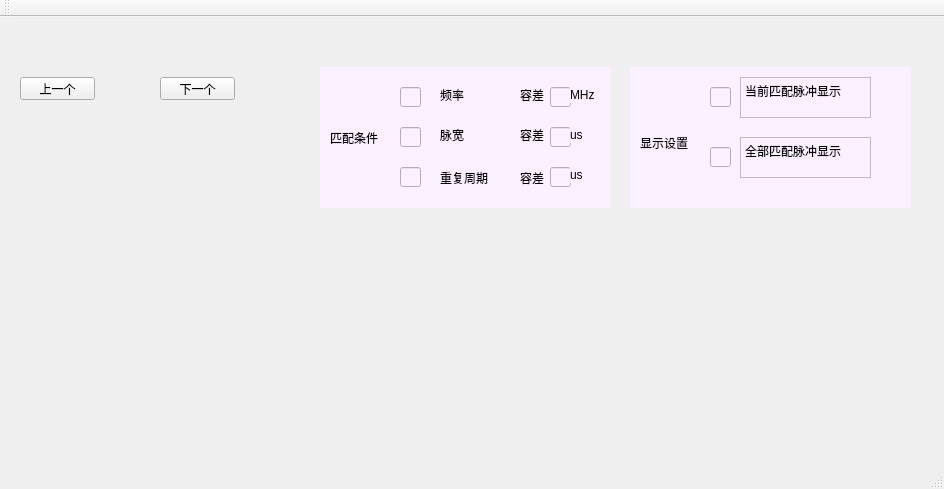
<?xml version="1.0" encoding="UTF-8"?>
<ui version="4.0">
 <class>matchsearch</class>
 <widget class="QMainWindow" name="matchsearch">
  <property name="geometry">
   <rect>
    <x>0</x>
    <y>0</y>
    <width>944</width>
    <height>489</height>
   </rect>
  </property>
  <property name="windowTitle">
   <string>匹配搜索</string>
  </property>
  <widget class="QWidget" name="centralWidget">
   <widget class="QWidget" name="widget" native="true">
    <property name="geometry">
     <rect>
      <x>320</x>
      <y>50</y>
      <width>291</width>
      <height>141</height>
     </rect>
    </property>
    <property name="styleSheet">
     <string notr="true">background-color: rgb(251, 240, 255);</string>
    </property>
    <widget class="QLabel" name="label">
     <property name="geometry">
      <rect>
       <x>10</x>
       <y>50</y>
       <width>54</width>
       <height>41</height>
      </rect>
     </property>
     <property name="text">
      <string>匹配条件</string>
     </property>
    </widget>
    <widget class="QLineEdit" name="lineEdit">
     <property name="geometry">
      <rect>
       <x>80</x>
       <y>20</y>
       <width>21</width>
       <height>20</height>
      </rect>
     </property>
    </widget>
    <widget class="QLineEdit" name="lineEdit_2">
     <property name="geometry">
      <rect>
       <x>80</x>
       <y>60</y>
       <width>21</width>
       <height>20</height>
      </rect>
     </property>
    </widget>
    <widget class="QLineEdit" name="lineEdit_3">
     <property name="geometry">
      <rect>
       <x>80</x>
       <y>100</y>
       <width>21</width>
       <height>20</height>
      </rect>
     </property>
    </widget>
    <widget class="QLabel" name="label_2">
     <property name="geometry">
      <rect>
       <x>120</x>
       <y>20</y>
       <width>41</width>
       <height>16</height>
      </rect>
     </property>
     <property name="text">
      <string>频率</string>
     </property>
    </widget>
    <widget class="QLabel" name="label_3">
     <property name="geometry">
      <rect>
       <x>120</x>
       <y>60</y>
       <width>31</width>
       <height>16</height>
      </rect>
     </property>
     <property name="text">
      <string>脉宽</string>
     </property>
    </widget>
    <widget class="QLabel" name="label_4">
     <property name="geometry">
      <rect>
       <x>120</x>
       <y>100</y>
       <width>54</width>
       <height>21</height>
      </rect>
     </property>
     <property name="text">
      <string>重复周期</string>
     </property>
    </widget>
    <widget class="QLabel" name="label_5">
     <property name="geometry">
      <rect>
       <x>200</x>
       <y>20</y>
       <width>41</width>
       <height>16</height>
      </rect>
     </property>
     <property name="text">
      <string>容差</string>
     </property>
    </widget>
    <widget class="QLabel" name="label_6">
     <property name="geometry">
      <rect>
       <x>200</x>
       <y>60</y>
       <width>41</width>
       <height>16</height>
      </rect>
     </property>
     <property name="text">
      <string>容差</string>
     </property>
    </widget>
    <widget class="QLabel" name="label_7">
     <property name="geometry">
      <rect>
       <x>200</x>
       <y>95</y>
       <width>41</width>
       <height>31</height>
      </rect>
     </property>
     <property name="text">
      <string>容差</string>
     </property>
    </widget>
    <widget class="QLineEdit" name="lineEdit_4">
     <property name="geometry">
      <rect>
       <x>230</x>
       <y>20</y>
       <width>21</width>
       <height>20</height>
      </rect>
     </property>
    </widget>
    <widget class="QLineEdit" name="lineEdit_5">
     <property name="geometry">
      <rect>
       <x>230</x>
       <y>60</y>
       <width>21</width>
       <height>20</height>
      </rect>
     </property>
    </widget>
    <widget class="QLineEdit" name="lineEdit_6">
     <property name="geometry">
      <rect>
       <x>230</x>
       <y>100</y>
       <width>21</width>
       <height>20</height>
      </rect>
     </property>
    </widget>
    <widget class="QLabel" name="label_8">
     <property name="geometry">
      <rect>
       <x>250</x>
       <y>20</y>
       <width>41</width>
       <height>16</height>
      </rect>
     </property>
     <property name="text">
      <string>MHz</string>
     </property>
    </widget>
    <widget class="QLabel" name="label_9">
     <property name="geometry">
      <rect>
       <x>250</x>
       <y>100</y>
       <width>21</width>
       <height>16</height>
      </rect>
     </property>
     <property name="text">
      <string>us</string>
     </property>
    </widget>
    <widget class="QLabel" name="label_10">
     <property name="geometry">
      <rect>
       <x>250</x>
       <y>60</y>
       <width>21</width>
       <height>16</height>
      </rect>
     </property>
     <property name="text">
      <string>us</string>
     </property>
    </widget>
   </widget>
   <widget class="QWidget" name="widget_2" native="true">
    <property name="geometry">
     <rect>
      <x>630</x>
      <y>50</y>
      <width>281</width>
      <height>141</height>
     </rect>
    </property>
    <property name="styleSheet">
     <string notr="true">background-color: rgb(251, 240, 255);</string>
    </property>
    <widget class="QLabel" name="label_11">
     <property name="geometry">
      <rect>
       <x>10</x>
       <y>70</y>
       <width>54</width>
       <height>12</height>
      </rect>
     </property>
     <property name="text">
      <string>显示设置</string>
     </property>
    </widget>
    <widget class="QLineEdit" name="lineEdit_7">
     <property name="geometry">
      <rect>
       <x>80</x>
       <y>20</y>
       <width>21</width>
       <height>20</height>
      </rect>
     </property>
    </widget>
    <widget class="QLineEdit" name="lineEdit_8">
     <property name="geometry">
      <rect>
       <x>80</x>
       <y>80</y>
       <width>21</width>
       <height>20</height>
      </rect>
     </property>
    </widget>
    <widget class="QPlainTextEdit" name="plainTextEdit">
     <property name="geometry">
      <rect>
       <x>110</x>
       <y>10</y>
       <width>131</width>
       <height>41</height>
      </rect>
     </property>
     <property name="plainText">
      <string>当前匹配脉冲显示</string>
     </property>
    </widget>
    <widget class="QPlainTextEdit" name="plainTextEdit_2">
     <property name="geometry">
      <rect>
       <x>110</x>
       <y>70</y>
       <width>131</width>
       <height>41</height>
      </rect>
     </property>
     <property name="plainText">
      <string>全部匹配脉冲显示</string>
     </property>
    </widget>
   </widget>
   <widget class="QPushButton" name="pushButton_2">
    <property name="geometry">
     <rect>
      <x>160</x>
      <y>60</y>
      <width>75</width>
      <height>23</height>
     </rect>
    </property>
    <property name="text">
     <string>下一个</string>
    </property>
   </widget>
   <widget class="QWidget" name="widget_3" native="true">
    <property name="geometry">
     <rect>
      <x>160</x>
      <y>90</y>
      <width>81</width>
      <height>91</height>
     </rect>
    </property>
    <property name="styleSheet">
     <string notr="true">image: url(:/new/prefix1/C:/Users/Administrator/Desktop/images/houtui.PNG);
image: url(:/new/prefix1/images/houtui.PNG);</string>
    </property>
   </widget>
   <widget class="QWidget" name="widget_4" native="true">
    <property name="geometry">
     <rect>
      <x>20</x>
      <y>90</y>
      <width>81</width>
      <height>91</height>
     </rect>
    </property>
    <property name="styleSheet">
     <string notr="true">image: url(:/new/prefix1/C:/Users/Administrator/Desktop/images/qianjin.PNG);
image: url(:/new/prefix1/images/qianjin.PNG);</string>
    </property>
   </widget>
   <widget class="QPushButton" name="pushButton">
    <property name="geometry">
     <rect>
      <x>20</x>
      <y>60</y>
      <width>75</width>
      <height>23</height>
     </rect>
    </property>
    <property name="text">
     <string>上一个</string>
    </property>
   </widget>
  </widget>
  <widget class="QMenuBar" name="menuBar">
   <property name="geometry">
    <rect>
     <x>0</x>
     <y>0</y>
     <width>944</width>
     <height>23</height>
    </rect>
   </property>
  </widget>
  <widget class="QToolBar" name="mainToolBar">
   <attribute name="toolBarArea">
    <enum>TopToolBarArea</enum>
   </attribute>
   <attribute name="toolBarBreak">
    <bool>false</bool>
   </attribute>
  </widget>
  <widget class="QStatusBar" name="statusBar"/>
 </widget>
 <layoutdefault spacing="6" margin="11"/>
 <resources/>
 <connections/>
</ui>
